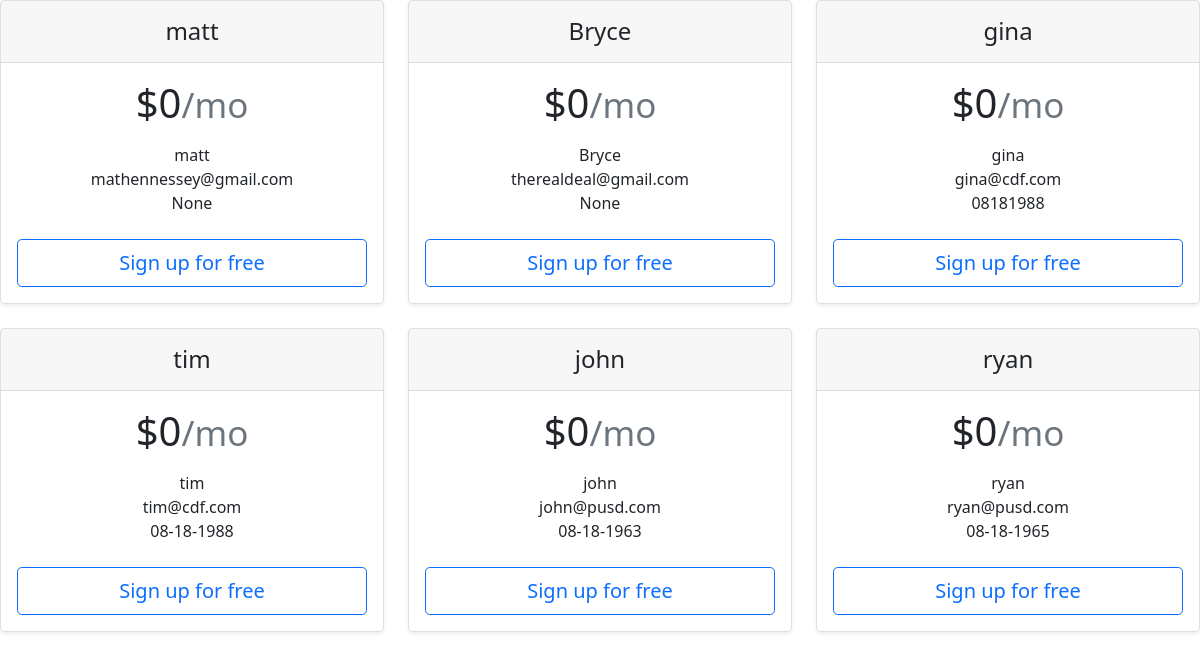
Before: / with the older database file.
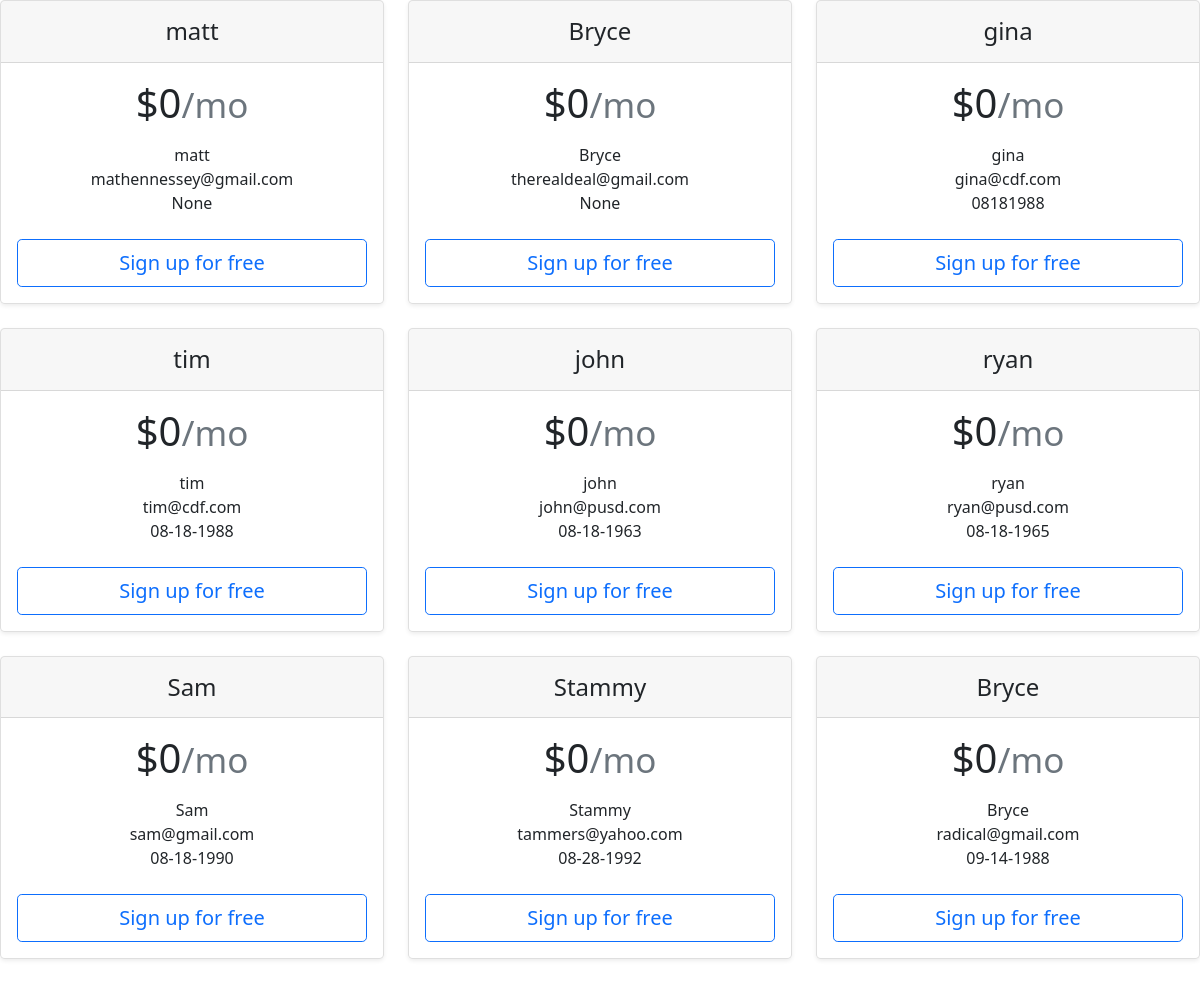
After: the same page with the newer database file.
### basic.py (models this page shows, shortened)
class User(db.Model):
    __tablename__= 'users'
    email = db.Column(db.String(100), primary_key=True)
    name = db.Column(db.String(80))
    dob = db.Column(db.Text)
    class UserNames(Resource):
        def get(self, name):
            person = User.query.filter_by(name=name).first()
            if person:
                return person.json()
            return {'name':None}, 404
    class ChangeUserName(Resource):
        def put(self, name, email):
            person = User.query.filter_by(email=email)
            person.update(dict(name=name))
            db.session.commit()
    class CreateUser(Resource):
        def post(self, name, email, dob):
            person = User(name=name, email=email, dob=dob)
            db.session.add(person)
            db.session.commit()
            return person.json()
    class AllUsers(Resource):
        def get(self):
            people = User.query.all()
            return [peep.json() for peep in people]
    api.add_resource(UserNames, '/name/<string:name>')
    api.add_resource(CreateUser, '/create/<string:name>/<string:email>/<string:dob>')
    api.add_resource(ChangeUserName, '/update/<string:email>/<string:name>')
    api.add_resource(AllUsers, '/users')

### basic.py (the view)
@app.route("/")
def template_test():
    users = User.query.all()
    print(users)
    return render_template('layout.html', users=users)

### templates/layout.html (shortened to what this page needs)
<!DOCTYPE html>
<html>
  <head>
    <link
      href="https://getbootstrap.com/docs/5.0/dist/css/bootstrap.min.css"
      rel="stylesheet"
    />
  </head>
  <body>
    <div class="row row-cols-1 row-cols-md-3 mb-3 text-center">
      {% for user in users %}
      <div class="col">
        <div class="card mb-4 rounded-3 shadow-sm">
          <div class="card-header py-3">
            <h4 class="my-0 fw-normal">{{user.name}}</h4>
          </div>
          <div class="card-body">
            <h1 class="card-title pricing-card-title">
              $0<small class="text-muted fw-light">/mo</small>
            </h1>
            <ul class="list-unstyled mt-3 mb-4">
              <li>{{user.name}}</li>
              <li>{{user.email}}</li>
              <li>{{user.dob}}</li>
            </ul>
            <button type="button" class="w-100 btn btn-lg btn-outline-primary">
              Sign up for free
            </button>
          </div>
        </div>
      </div>
      {% endfor%}
    </div>
  </body>
</html>

Changed rows visible on the page:
added User: name "Sam", email "sam@gmail.com", dob "08-18-1990"
added User: name "Stammy", email "tammers@yahoo.com", dob "08-28-1992"
added User: name "Bryce", email "radical@gmail.com", dob "09-14-1988"
